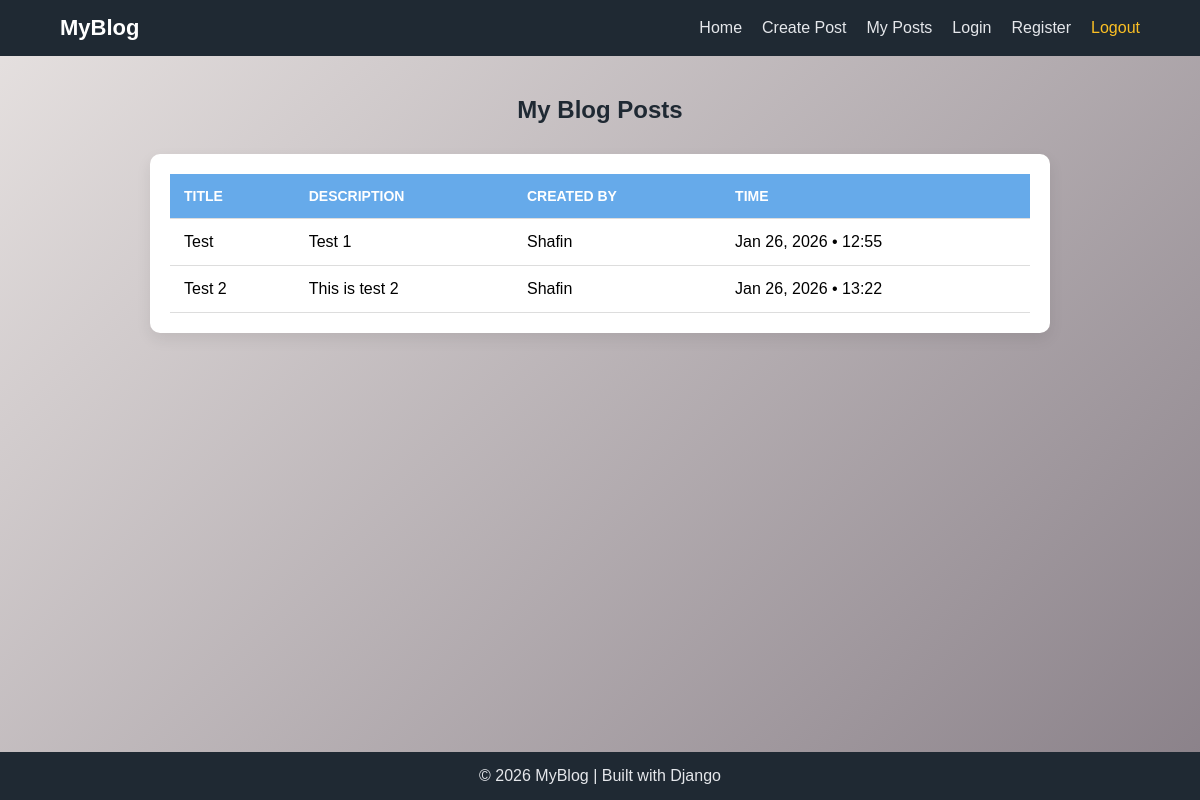
The app's page /view_post/ (signed in) with its own data.
### blogapp/models.py (models this page shows, shortened)
class Post(models.Model):
    title = models.CharField(max_length=100)
    description = models.TextField()
    created_by = models.ForeignKey(User, on_delete=models.CASCADE)
    created_at = models.DateTimeField(auto_now_add=True)

### blogapp/views.py (the view)
# urls.py: path('view_post/', views.view_post,name='view_post'),
@login_required
def view_post(request):
    if request.method == 'GET':
        post_list = Post.objects.all()
        return render(request, 'posts/my_post.html' , {'post_list': post_list})
    return render(request, 'posts/my_post.html')

### blogapp/templates/posts/my_post.html (shortened to what this page needs)
{% extends "base.html" %}
{% block content %}
<h2>My Blog Posts</h2>
<div class="table-container">
    <table>
        <thead>
            <tr>
                <th>Title</th>
                <th>Description</th>
                <th>Created By</th>
                <th>Time</th>
            </tr>
        </thead>
        <tbody>
            {% for post in post_list %}
            <tr>
                <td>{{ post.title }}</td>
                <td>{{ post.description }}</td>
                <td>{{ post.created_by.first_name }}</td>
                <td>{{ post.created_at|date:"M d, Y • H:i" }}</td>
            </tr>
            {% endfor %}
        </tbody>
    </table>
</div>
{% endblock %}

### blogapp/templates/posts/my_post.html (style rules this page uses)
body { background: linear-gradient(135deg, #e7e2e1 0%, #898088 100%); }
.table-container { background: #fff; padding: 20px; border-radius: 10px; }
h2 { text-align: center; margin-bottom: 25px; }
.table-container { max-width: 900px; margin: auto; background: #ffffff; padding: 20px; border-radius: 10px; box-shadow: 0 6px 15px rgba(0, 0, 0, 0.08); }
table { width: 100%; border-collapse: collapse; }
thead { background: #66aaea; color: white; }
th, td { padding: 14px; text-align: left; vertical-align: top; }
th { font-size: 14px; text-transform: uppercase; }
tr { border-bottom: 1px solid #ddd; }

### blogapp/templates/base.html (style rules this page uses)
* { margin: 0; padding: 0; box-sizing: border-box; font-family: Arial, sans-serif; }
body { min-height: 100vh; display: flex; flex-direction: column; background-color: #d5d7d8; }
main h2 { text-align: center; margin-bottom: 30px; color: #1f2933; }

### records on screen
Post: title "Test", description "Test 1", created_by.first_name "Shafin", created_at "Jan 26, 2026 • 12:55"
Post: title "Test 2", description "This is test 2", created_by.first_name "Shafin", created_at "Jan 26, 2026 • 13:22"
